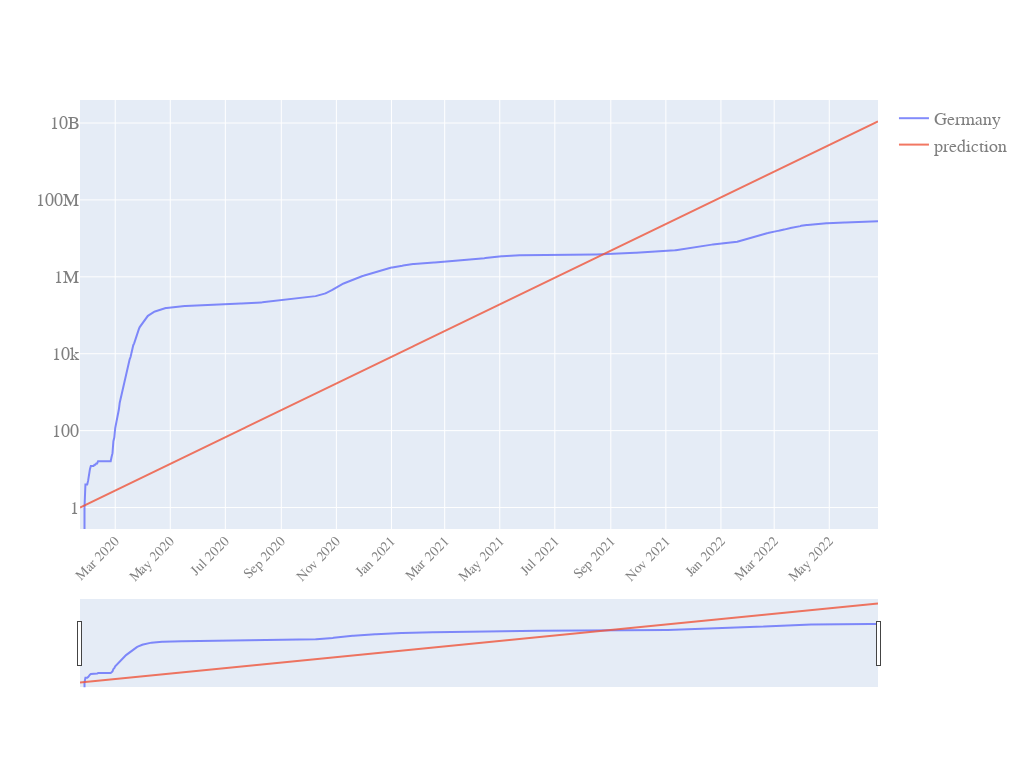

Notebook source saved alongside this figure:
### Code cell
generate_plot(LR_inspect.date,
           LR_inspect.iloc[:,1:],
           y_scale='log',
           slider=True)

### Figure 1 — Plotly figure (JSON) as saved in the notebook; plotly's stock layout.template omitted (floating-point values rounded to 4 significant figures; data arrays with more than 128 entries replaced by an {"elided": "..."} marker saying what was removed)
{"data": [{"name": "Germany", "opacity": 0.8, "type": "scatter", "x": {"elided": "885 str values"}, "y": {"elided": "885 int values"}}, {"name": "prediction", "opacity": 0.8, "type": "scatter", "x": {"elided": "885 str values"}, "y": {"elided": "885 float values"}}], "layout": {"autosize": true, "font": {"color": "#7f7f7f", "family": "PT Sans, monospace", "size": 18}, "height": 768, "width": 1024, "xaxis": {"nticks": 20, "rangeslider": {"visible": true}, "tickangle": -45, "tickfont": {"color": "#7f7f7f", "size": 14}}, "yaxis": {"type": "log"}}}
